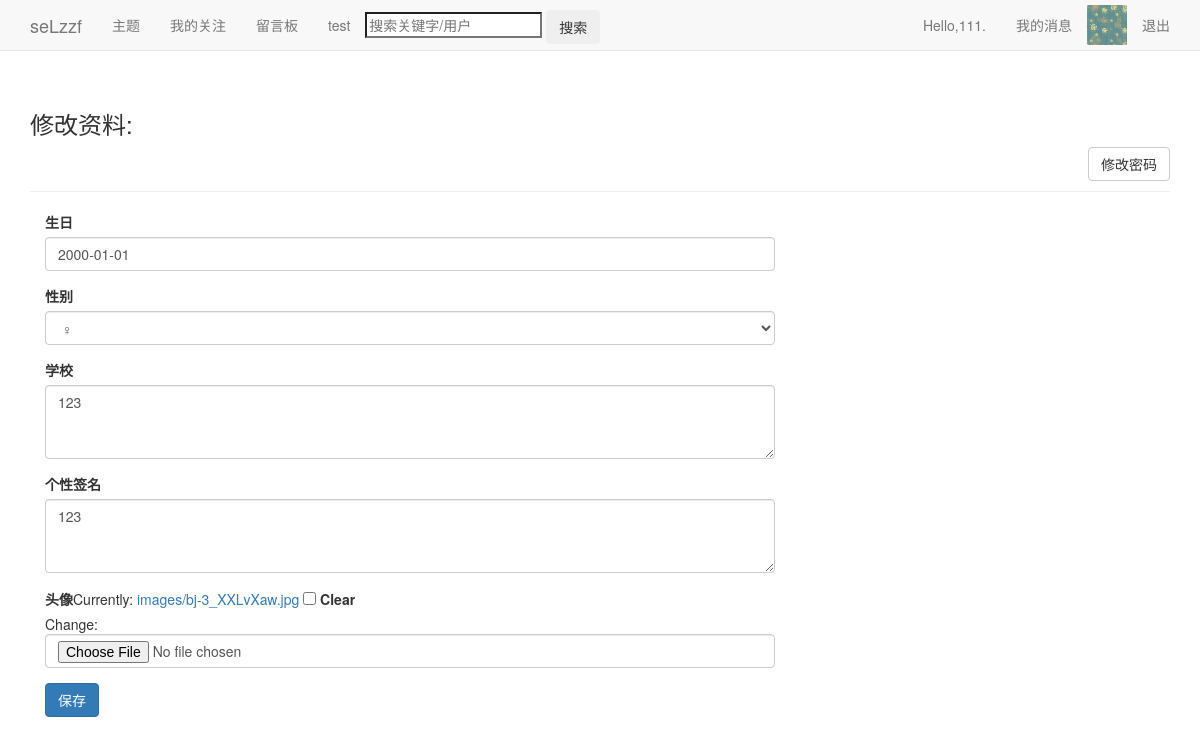
The page /users/alterinfo/ (signed in) on the database as committed earlier.
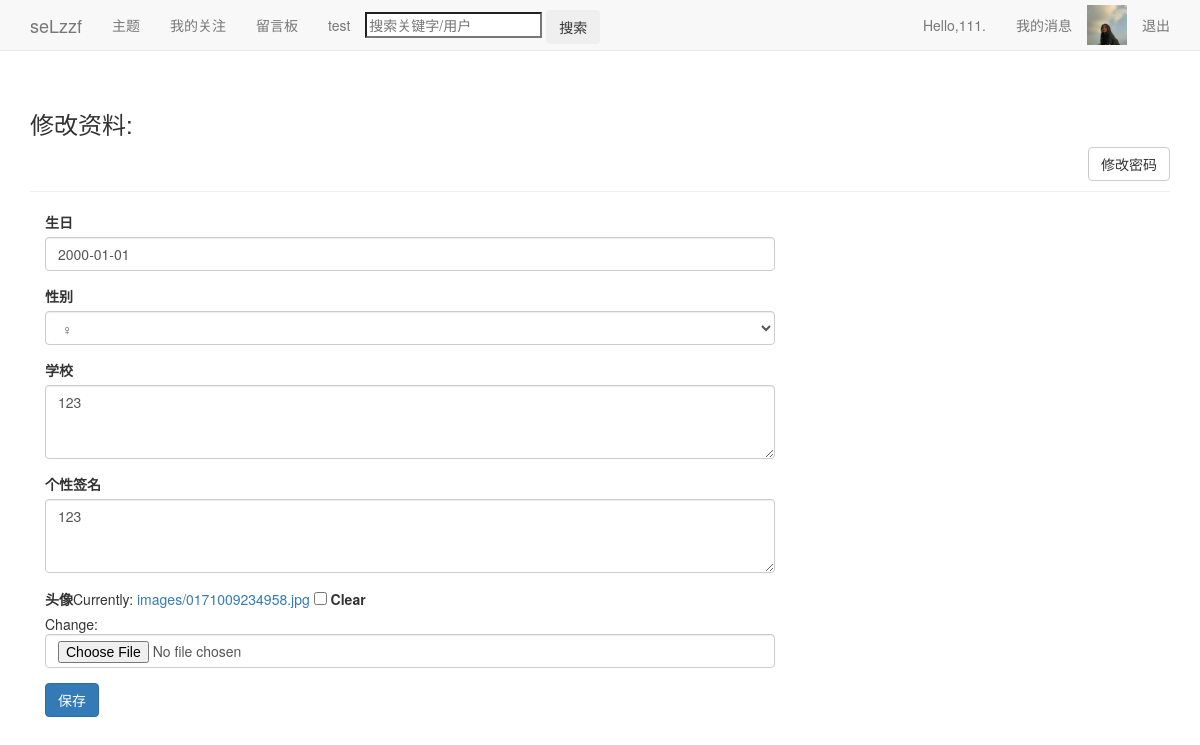
The same page on the database as committed later.
### users/models.py (models this page shows, shortened)
class Userinfo(models.Model):
	user=models.OneToOneField(User)
	pic=models.ImageField(upload_to='images',default='images/default.jpg',verbose_name='头像',blank=True)
	sex=models.CharField('性别',max_length=2,choices=(
	('男','♂'),('女','♀')),blank=True)
	birthday=models.DateField('生日',default='2000-01-01',blank=True)
	school=models.TextField('学校',max_length=50,default='暂未设置所在学校')
	autograph=models.TextField('个性签名',max_length=50,default='暂未设置个性签名')

### users/views.py (the view)
def alterinfo(request):
	page_user=request.user
	if request.method!='POST':
		userinfo=Userinfo.objects.get(user=page_user)
		infoform=UserProfileForm(instance=userinfo)
		context={'infoform':infoform,'page_user':page_user}
		return render(request,'users/alterinfo.html',context)
	else:
		userinfo=Userinfo.objects.get(user=page_user)
		form=UserProfileForm(request.POST,request.FILES,instance=userinfo)
		if form.is_valid():
			form.save()
		return HttpResponseRedirect(reverse('blogs:index'))

### users/forms.py
class UserProfileForm(ModelForm):
	class Meta:
		model=Userinfo
		fields=['birthday','sex','school','autograph','pic']
		widgets={
			'school':Textarea(attrs={'rows':3}),
			'autograph':Textarea(attrs={'rows':3}),
		}

### blog/context_processor.py (called while the page is built)
def request_userinfo(request):
	user=request.user
	try:
		request_userinfo=Userinfo.objects.get(user=user)
		return {'request_userinfo':request_userinfo}
	except:
		return {'request_userinfo':'请登录.'}

### users/templates/users/alterinfo.html (shortened to what this page needs)
{% extends "blogs/base.html" %}
{% load bootstrap3 %}
{% block header %}
<h3 style="margin-top: 0px;">修改资料:</h3>
<p style="margin-bottom:1px" align="right">
    <a href="{% url 'password_change' %}"><button class="btn btn-default">修改密码</button></a>
</p>
{% endblock header %}
{% block content %}
<div class="col-md-8">
<form method='post' action="{% url 'users:alterinfo' %}" class='form' enctype="multipart/form-data">
  {% bootstrap_form infoform %}
{% buttons %}
  <button name='submit' class='btn btn-primary'>保存</button>
{% endbuttons %}
</form>
</div>
{% endblock content %}

### blogs/templates/blogs/base.html (shortened to what this page needs)
{% load bootstrap3 %}
{% load static %}
<!DOCTYPE html>
<html lang='en'>
<head>
  {% bootstrap_css %}
</head>
<body>
  <nav class='navbar navbar-default navbar-static-top'>
    <div class='container'>
	  <div class='navbar-header'>
	    <a class='navbar-brand' href="{% url 'blogs:index' %}">seLzzf</a>
	  </div>
	  <div id='navbar' class='navbar-collapse collapse'>
	    <ul class='nav navbar-nav'>
		  <li><a href="{% url 'blogs:themes' page_user.id %}">主题</a></li>
		  {% if user == page_user %}
		  <li><a href="{% url 'action:action' user.id %}">我的关注</a></li>
		  {% endif %}
		  <li><a href="{% url 'message:message' page_user.id %}">留言板</a></li>
		  <li><a href="{% url 'blogs:test' %}">test</a></li>
		  <li style='margin-top:10px' class='search'>
		    <form method='post' action="{% url 'blogs:search' %}">
		    <input name='search' type='search' placeholder='搜索关键字/用户'>
		    <input class='btn' type='submit' value='搜索'>
		    </form>
		  </li>
		</ul>
		<ul class='nav navbar-nav navbar-right'>
		  {% if user.is_authenticated %}
			<li><a href="{% url 'users:userinfo' user.id %}">Hello,{{ user.username }}.</a></li>
			<li><a href="{% url 'users:news' %}">我的消息</a></li>
			<li><img style='margin-top:5px' src="{{ request_userinfo.pic.url }}" alt='pic' height="40" width="40"/></li>
			<li><a href="{% url 'users:logout' %}">退出</a></li>
		  {% endif %}
		</ul>
	  </div>
	</div>
  </nav>
  <div class='container'>
    <div class='page-header'>
      {% block header %}{% endblock header %}
    </div>
    <div>
      {% block content %}{% endblock content %}
	</div>
  </div>
</body>
</html>

Rows that differ between the two databases and show on the page:
changed Userinfo: pic: a different picture
Other text that changed with them:
text no longer shown: "生日 性别 学校 个性签名 头像 Currently: images/bj-3_XXLvXaw.jpg Clear Change:"
text now shown: "生日 性别 学校 个性签名 头像 Currently: images/0171009234958.jpg Clear Change:"
